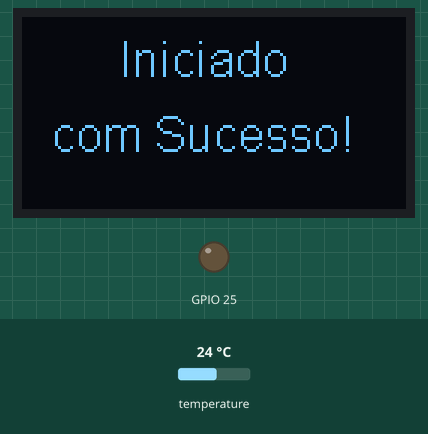
Recording of a sketch running on a simulated ESP32. Shown: 128×64 one-colour display, output pins drawn as LEDs (lit = HIGH). Inputs (shaded band) come from the test bench; at power-on: temperature 24 °C.

Above: at 0.4 s.
At 2.9 s:
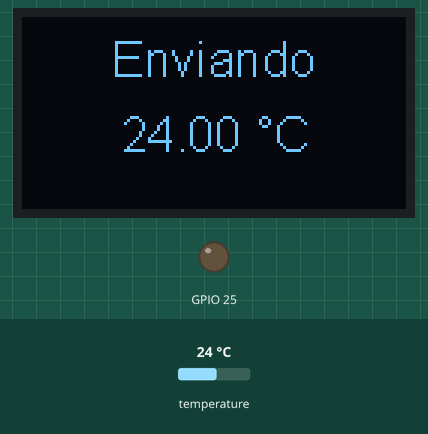
3.0 s: temperature set to 12 °C
At 3.9 s:
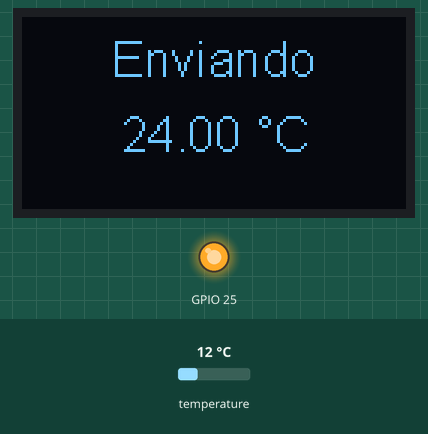
5.5 s: temperature set to 19 °C
At 7.3 s:
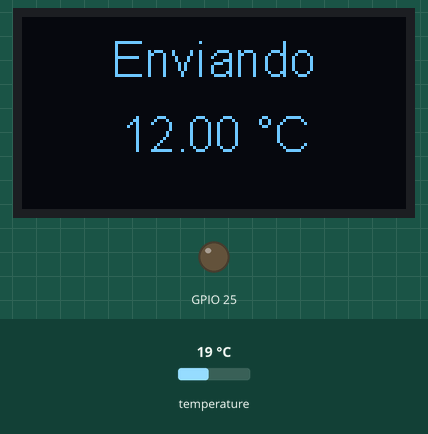
9.1 s: temperature set to 28 °C
At 10.7 s:
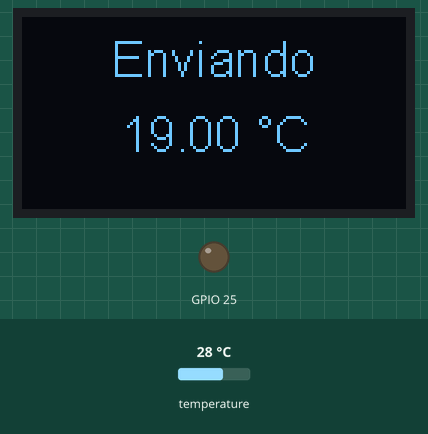
Timing chart, 0 to 12.2 s (numbered marks = the images above; inputs shaded):
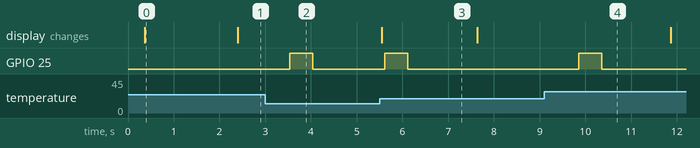

The sketch:

transmissor.ino
```cpp
//inclusão de bibliotecas
#include "heltec.h"
#include "DHTesp.h"

#define BAND    915E6  //Escolha a frequência

DHTesp dht;

String packet ;
float currentTemp;
float currentHumidity;

/* Protótipo da função */
void getTemp();
void sendPacket();

/*
  Nome da função: getTemp
  objetivo: ler a temperatura e atibiu a variável currentTemp.
*/
void getTemp()
{
  float temperature = dht.getTemperature();

  if (temperature != currentTemp) { //Verifica se houve mudança na temperatura
    currentTemp = temperature;
    digitalWrite(LED, HIGH);   // Liga o LED
    delay(500);                // Espera 500 milissegundos
    digitalWrite(LED, LOW);    // Desliiga o LED
    delay(500);                // Espera 500 milissegundos
  }
  delay(1000);
}

/*
  Nome da função: sendPacket
  objetivo: envia a temperatura via LoRa armazenada na variável currentTemp.
*/
void sendPacket()
{
  LoRa.beginPacket();
  LoRa.print("Temperatura: ");
  LoRa.print(currentTemp);
  LoRa.endPacket();
}

/******************* função principal (setup) *********************/
void setup()
{
  pinMode(LED,OUTPUT); //inicializa o LED

  Heltec.begin(true /*Habilita o Display*/, true /*Heltec.Heltec.Heltec.LoRa Disable*/, true /*Habilita debug Serial*/, true /*Habilita o PABOOST*/, BAND /*Frequência BAND*/);

  Heltec.display->init();
  Heltec.display->flipScreenVertically();
  Heltec.display->setFont(ArialMT_Plain_16);
  Heltec.display->clear();
  Heltec.display->drawString(33, 5, "Iniciado");
  Heltec.display->drawString(10, 30, "com Sucesso!");
  Heltec.display->display();
  delay(1000);

  dht.setup(17, DHTesp::DHT11); //inicializa o DHT no pino 17

  currentTemp = dht.getTemperature();
}

/******************* função em loop (loop) *********************/
void loop()
{
  getTemp(); //Ler temperatura

  Heltec.display->clear();
  Heltec.display->setTextAlignment(TEXT_ALIGN_LEFT);
  Heltec.display->setFont(ArialMT_Plain_16);

  Heltec.display->drawString(30, 5, "Enviando");
  Heltec.display->drawString(33, 30, (String)currentTemp);
  Heltec.display->drawString(78, 30, "°C");
  Heltec.display->display();

  sendPacket(); //Envia temperatura
}
```

Measured:
- after the input at 3.0 s, GPIO 25: LOW → HIGH after 0.54 s, → LOW 0.50 s later
- after the input at 5.5 s, GPIO 25: LOW → HIGH after 0.12 s, → LOW 0.50 s later
- after the input at 9.1 s, GPIO 25: LOW → HIGH after 0.75 s, → LOW 0.50 s later
- what the display in image 0 shows lasts 2.0 s, from 0.4 s to 2.4 s
- what the display in image 3 shows lasts 2.0 s, from 5.6 s to 7.6 s
